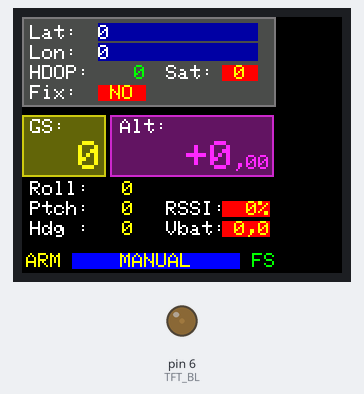
A sketch run on a simulated Arduino Uno, built with avr-gcc and run on an emulated ATmega328P. Shown: 160×128 colour display, output pins drawn as LEDs (lit = HIGH).

Above: at 0.3 s.

The sketch:

LTM_Reader_color_LCD.ino
```cpp
// Modified from https://github.com/DzikuVx/ltm_telemetry_reader/blob/master/ltm_telemetry_reader.ino


#include <Adafruit_GFX.h>
#include <Adafruit_ST7735.h>
//#include <SoftwareSerial.h>
//#include "printf.h"

#define TFT_CS     10
#define TFT_RST    8  // you can also connect this to the Arduino reset
                      // in which case, set this #define pin to 0!
#define TFT_DC     9
#define TFT_BL     6

#define DISPL_MAX 15
#define DISPL_DIM 245

Adafruit_ST7735 tft = Adafruit_ST7735(TFT_CS,  TFT_DC, TFT_RST);

//SoftwareSerial ltmSerial(8, 9);

String fixTypes[3] = {
  " NO ",
  " 2D ",
  " 3D "
};

uint16_t color1, color2;

void setup() {
  //Serial.begin(4800);
  Serial.begin(100000,SERIAL_8E2);
  //ltmSerial.begin(9600);

  tft.initR(INITR_GREENTAB);      // initialize a ST7735S chip
  tft.setRotation(3);
  tft.fillScreen(rgbval(0,0,0));
  tft.setTextColor(ST7735_WHITE);
  tft.setTextWrap(true);

  tft.fillScreen(rgbval(0,0,0));
  color1= rgbval(76,76,76);
  color2 = rgbval(120,120,120);
  tft.fillRect(0,0,127,45, color1);
  tft.drawRect(0,0,127,45, color2);

  tft.setCursor(4,4);
  tft.print("Lat:");
  tft.setCursor(4,14);
  tft.print("Lon:");
  tft.setCursor(4,24);
  tft.print("HDOP:");
  tft.setCursor(72, 24);
  tft.print("Sat:");
  tft.setCursor(4, 34);
  tft.print("Fix:");

  color1= rgbval(100,100,10);
  color2 = rgbval(200,200,20);
  tft.fillRect(0,49,42,31, color1);
  tft.drawRect(0,49,42,31, color2);
  tft.setCursor(4, 51);
  tft.print("GS:");

  color1= rgbval(100,20,100);
  color2 = rgbval(200,40,200);
  tft.fillRect(44,49,82,31, color1);
  tft.drawRect(44,49,82,31, color2);
  tft.setCursor(49, 51);
  tft.print("Alt:");


  tft.setCursor(4, 82);
  tft.print("Roll:");
  tft.setCursor(4, 92);
  tft.print("Ptch:");
  tft.setCursor(4, 102);
  tft.print("Hdg :");
  //tft.setCursor(4,118);
  //tft.print("Mode:");
  tft.setCursor(72, 92);
  tft.print("RSSI:");
  tft.setCursor(72, 102);
  tft.print("Vbat:");

//  printf_begin();

  analogWrite(TFT_BL, DISPL_MAX);
}

enum ltmStates {
  IDLE,
  HEADER_START1,
  HEADER_START2,
  HEADER_MSGTYPE,
  HEADER_DATA
};

#define LONGEST_FRAME_LENGTH 18

/*
 * LTM based on https://github.com/KipK/Ghettostation/blob/master/GhettoStation/LightTelemetry.cpp implementation
 */

#define GFRAMELENGTH 18
#define AFRAMELENGTH 10
#define SFRAMELENGTH 11
#define OFRAMELENGTH 18
#define NFRAMELENGTH 10
#define XFRAMELENGTH 10

const char* flightModes[] = {
  "    MANUAL    ",
  "     RATE     ",
  "    ANGLE     ",
  "   HORIZON    ",
  "     ACRO     ",
  " STABILIZED 1 ",
  " STABILIZED 2 ",
  " STABILIZED 3 ",
  "   ALT HOLD   ",
  "   GPS HOLD   ",
  "   WAYPOINS   ",
  "   HEADFREE   ",
  "    CIRCLE    ",
  "      RTH     ",
  "  FOLLOW ME   ",
  "     LAND     ",
  " FLY BY WIRE A",
  " FLY BY WIRE B",
  "    CRUISE    ",
  "   UNKNOWN    "
};

typedef struct remoteData_s {
  int pitch;
  int roll;
  int heading;
  uint16_t voltage;
  byte rssi;
  bool armed;
  bool failsafe;
  byte flightmode;

  int32_t latitude;
  int32_t longitude;
  int32_t altitude;
  uint8_t groundSpeed;
  int16_t hdop;
  uint8_t gpsFix;
  uint8_t gpsSats;

  int32_t homeLatitude;
  int32_t homeLongitude;

  uint8_t sensorStatus;
} remoteData_t;

remoteData_t remoteData;

uint8_t serialBuffer[LONGEST_FRAME_LENGTH];
uint8_t state = IDLE;
char frameType;
byte frameLength;
byte receiverIndex;

byte readByte(uint8_t offset) {
  return serialBuffer[offset];
}

int readInt(uint8_t offset) {
  return (int) serialBuffer[offset] + ((int) serialBuffer[offset + 1] << 8);
}

int32_t readInt32(uint8_t offset) {
  return (int32_t) serialBuffer[offset] + ((int32_t) serialBuffer[offset + 1] << 8) + ((int32_t) serialBuffer[offset + 2] << 16) + ((int32_t) serialBuffer[offset + 3] << 24);
}

uint32_t nextDisplay = 0;


/*************************************************************************
 * //Function to calculate the distance between two waypoints
 *************************************************************************/
float calc_dist(float flat1, float flon1, float flat2, float flon2)
{
    float dist_calc=0;
    float dist_calc2=0;
    float diflat=0;
    float diflon=0;

    //I've to spplit all the calculation in several steps. If i try to do it in a single line the arduino will explode.
    diflat=radians(flat2-flat1);
    flat1=radians(flat1);
    flat2=radians(flat2);
    diflon=radians((flon2)-(flon1));

    dist_calc = (sin(diflat/2.0)*sin(diflat/2.0));
    dist_calc2= cos(flat1);
    dist_calc2*=cos(flat2);
    dist_calc2*=sin(diflon/2.0);
    dist_calc2*=sin(diflon/2.0);
    dist_calc +=dist_calc2;

    dist_calc=(2*atan2(sqrt(dist_calc),sqrt(1.0-dist_calc)));

    dist_calc*=6371000.0; //Converting to meters
    //Serial.println(dist_calc);
    return dist_calc;
}


void loop() {

  if (millis() >= nextDisplay) {
    writeDisplay();
    nextDisplay = millis() + 200;
  }

  if (Serial.available()) {

    char data = Serial.read();

    if (state == IDLE) {
      if (data == '$') {
        state = HEADER_START1;
      }
    } else if (state == HEADER_START1) {
      if (data == 'T') {
        state = HEADER_START2;
      } else {
        state = IDLE;
      }
    } else if (state == HEADER_START2) {
      frameType = data;
      state = HEADER_MSGTYPE;
      receiverIndex = 0;

      switch (data) {

        case 'G':
          frameLength = GFRAMELENGTH;
          break;
        case 'A':
          frameLength = AFRAMELENGTH;
          break;
        case 'S':
          frameLength = SFRAMELENGTH;
          break;
        case 'O':
          frameLength = OFRAMELENGTH;
          break;
        case 'N':
          frameLength = NFRAMELENGTH;
          break;
        case 'X':
          frameLength = XFRAMELENGTH;
          break;
        default:
          state = IDLE;
      }

    } else if (state == HEADER_MSGTYPE) {

      /*
       * Check if last payload byte has been received.
       */
      if (receiverIndex == frameLength - 4) {
        /*
         * If YES, check checksum and execute data processing
         */

        if (frameType == 'A') {
            remoteData.pitch = readInt(0);
            remoteData.roll = readInt(2);
            remoteData.heading = readInt(4);
        }

        if (frameType == 'S') {
            remoteData.voltage = readInt(0);
            remoteData.rssi = readByte(4);

            byte raw = readByte(6);
            remoteData.flightmode = raw >> 2;
        }

        if (frameType == 'G') {
            remoteData.latitude = readInt32(0);
            remoteData.longitude = readInt32(4);
            remoteData.groundSpeed = readByte(8);
            remoteData.altitude = readInt32(9);

            uint8_t raw = readByte(13);
            remoteData.gpsSats = raw >> 2;
            remoteData.gpsFix = raw & 0x03;
        }

        if (frameType == 'X') {
            remoteData.hdop = readInt(0);
            remoteData.sensorStatus = readByte(2);
        }

        state = IDLE;
        memset(serialBuffer, 0, LONGEST_FRAME_LENGTH);

      } else {
        /*
         * If no, put data into buffer
         */
        serialBuffer[receiverIndex++] = data;
      }

    }

  }

}


void writeDisplay() {

  int32_t  latitude_    = remoteData.latitude;
  int32_t  longitude_   = remoteData.longitude;
  int16_t  hdop_        = remoteData.hdop;
  byte     gpsFix_      = remoteData.gpsFix;
  int      gpsSats_     = remoteData.gpsSats;
  uint8_t  groundSpeed_ = remoteData.groundSpeed;
  int16_t  altitude_    = remoteData.altitude;
  int16_t  altitude_e   = abs(altitude_) / 100;
  int16_t  altitude_d   = abs(altitude_) % 100;
  int      roll_        = remoteData.roll;
  int      pitch_       = remoteData.pitch;
  int      heading_     = remoteData.heading;
  uint16_t rssi_        = (remoteData.rssi*100)/230;
  uint16_t voltage_     = remoteData.voltage;
  byte     voltage_e    = voltage_/1000;
  uint16_t voltage_d    = (voltage_%1000)/100;
  byte     flightmode_  = remoteData.flightmode;
  bool     armed_       = remoteData.armed;
  bool     failsafe_    = remoteData.failsafe;


//
// Sanitize
//

//if (latitude_  > 180  || latitude_  < -180 ) latitude_  = 0;
//if (longitude_ > 180  || longitude_ < -180 ) longitude_ = 0;
  if (hdop_      > 9999 || hdop_      <    0 ) hdop_      = 9999;
  if (gpsFix_    > 2                         ) gpsFix_    = 0;
  if (gpsSats_   > 99   || gpsSats_   <    0 ) gpsSats_   = 0;
  if (roll_      > 180  || roll_      < -180 ) roll_      = 0;
  if (pitch_     > 180  || pitch_     < -180 ) pitch_     = 0;
  if (heading_   > 360  || heading_   <    0 ) heading_   = 0;
  if (voltage_e  > 30                        ) voltage_e  = 99;
  if (voltage_d  > 9                         ) voltage_d  = 9;
  if (flightmode_ > 19                       ) flightmode_ = 19;

  color1= rgbval(76,76,76);

  // Print lat / lon
  tft.setTextColor(ST7735_WHITE,20);
  tft.setCursor( 38, 4);
  tft.fillRect(  38, 3,80,9,20);
  tft.print(latitude_);
  tft.setCursor( 38,14);
  tft.fillRect(  38,13,80,9,20);
  tft.print(longitude_);

  // Print HDOP value
  tft.setTextColor(ST7735_BLUE,color1);
  tft.setCursor( 38,24);
  if ( hdop_ > 3 ) {
    tft.setTextColor(ST7735_YELLOW,ST7735_RED);
  } else {
    tft.setTextColor(ST7735_GREEN,color1);
  }
  if ( hdop_ < 10 ) tft.print(" ");
  if ( hdop_ < 100 ) tft.print(" ");
  if ( hdop_ < 1000 ) tft.print(" ");
  tft.print(hdop_);
  tft.print(" ");

  // Print GPS fix
  tft.setCursor( 38,34);
  if (gpsFix_ != 2) {
    tft.setTextColor(ST7735_YELLOW,ST7735_RED);
  } else {
    tft.setTextColor(ST7735_GREEN,color1);
  }
  tft.print(fixTypes[gpsFix_]);

  // Print # of GPS sats
  tft.setCursor(100,24);
  if (gpsSats_ < 6) {
    tft.setTextColor(ST7735_YELLOW,ST7735_RED);
  } else {
    tft.setTextColor(ST7735_GREEN,color1);
  }
  tft.print(" ");
  tft.print(gpsSats_);
  tft.print(" ");


  color1= rgbval(100,100,10);
  color2 = rgbval(250,250,20);
  tft.setTextColor(color2,color1);
  tft.setTextSize(2);
  tft.setCursor( 4,62);
  if ( groundSpeed_ < 10   ) tft.print(" ");
  if ( groundSpeed_ < 100  ) tft.print(" ");
  tft.print(groundSpeed_);

  color1= rgbval(100,20,100);
  color2 = rgbval(250,40,250);
  tft.setTextColor(color2,color1);
  tft.setCursor(46,62);

  if ( altitude_e < 10  ) tft.print(" ");
  if ( altitude_e < 100 ) tft.print(" ");
  if ( altitude_e < 1000) tft.print(" ");
  if ( altitude_ >= 0 ) tft.print("+") ; else tft.print("-");
  tft.print(altitude_e);
  tft.setTextSize(1);
  tft.setCursor(106,69);
  tft.print(",") ;
  if ( altitude_d < 10 ) tft.print("0");
  tft.print(altitude_d);


  // Print roll/pitch/yaw
  tft.setTextColor(ST7735_YELLOW,0);
  tft.setCursor( 32,82);
  if ( roll_ >= 0 ) tft.print(" ");
  if ( roll_ < 10 && roll_ > -10) tft.print(" ");
  if ( roll_ < 100 && roll_ > -100) tft.print(" ");
  tft.print(roll_);
  tft.setCursor( 32,92);
  if ( pitch_ >= 0 ) tft.print(" ");
  if ( pitch_ < 10 && pitch_  >  -10) tft.print(" ");
  if ( pitch_ < 100 && pitch_ > -100) tft.print(" ");
  tft.print(pitch_);
  tft.setCursor( 38,102);
  if ( heading_ < 10 ) tft.print(" ");
  if ( heading_ < 100 ) tft.print(" ");
  tft.print(heading_);

  tft.setCursor(100, 92);
  if ( rssi_ < 10  ) {
    tft.setTextColor(ST7735_YELLOW,ST7735_RED);
    tft.print(" ");
  } else {
    tft.setTextColor(ST7735_GREEN,ST7735_BLACK);
  }
  if ( rssi_ < 100 ) tft.print(" ");
  tft.print(rssi_);
  tft.print("%");


  tft.setCursor(100, 102);
  if (voltage_ < 13400) {
    tft.setTextColor(ST7735_YELLOW,ST7735_RED);
  } else if ( voltage_ < 14000) {
    tft.setTextColor(ST7735_RED,ST7735_YELLOW);
  } else {
    tft.setTextColor(ST7735_GREEN,ST7735_BLACK);
  }
  if ( voltage_e < 10  ) tft.print(" ");
  tft.print(voltage_e);
  tft.print(",");
  tft.print(voltage_d);

  tft.setTextColor(ST7735_YELLOW,ST7735_BLUE);
  tft.setCursor( 25,118);
  tft.print(flightModes[flightmode_]);

  tft.setCursor( 2,118);
  if (armed_) {
    tft.setTextColor(ST7735_WHITE,ST7735_BLUE);
  } else {
    tft.setTextColor(ST7735_YELLOW,0);
  }
  tft.print("ARM");

  tft.setCursor( 115,118);
  if (failsafe_) {
    tft.setTextColor(ST7735_YELLOW,ST7735_RED);
  } else {
    tft.setTextColor(ST7735_GREEN,0);
  }
  tft.print("FS");


}


uint16_t rgbval(byte r, byte g, byte b) {
  return( ((r/8)*2048) + ((g/4)*32) + (b/8) );
}
```
